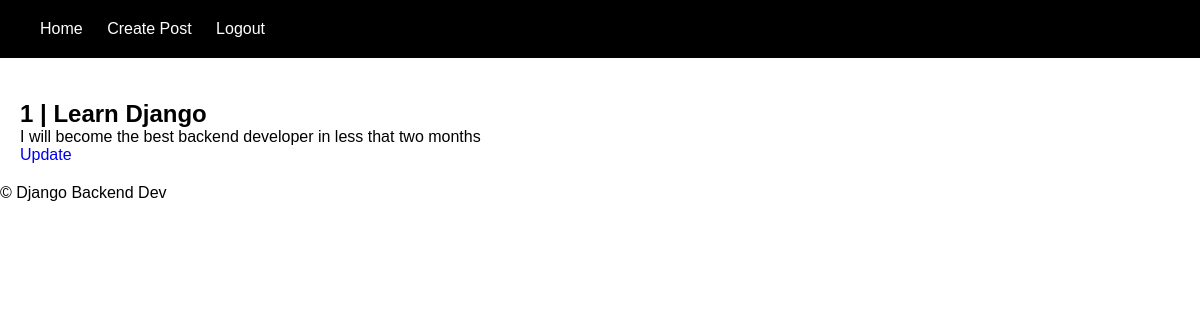
Before: /post/1 (signed in) with the older database file.
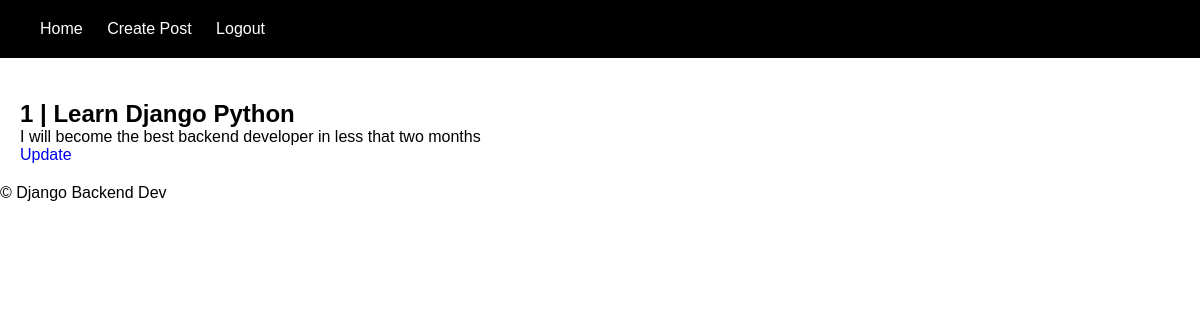
After: the same page with the newer database file.
### posts/models.py (models this page shows, shortened)
class Post(models.Model):
    title = models.CharField(max_length=255)
    author = models.CharField(max_length=255)
    content = models.TextField()
    image = models.ImageField(upload_to='uploads', default='default.png')
    date_created = models.DateTimeField(auto_now_add=True)

### posts/views.py (the view)
# urls.py: path('post/<int:post_id>', views.post_details, name='post-details'),
@login_required
def post_details(request, post_id):
    post = Post.objects.get(pk=post_id)
    context = {
        'post': post
    }
    return render(request, 'post_detail.html', context)

### templates/post_detail.html
{% extends 'base.html' %}
{% block main %}
    <div class="container post">
        <h2>{{ post.id }} | {{ post.title }}</h2>
        <p>{{ post.content }}</p>
        <a href="{% url 'update-post' post_id=post.id %}" class="update-link">Update</a>
    </div>
{% endblock main %}

Changed rows visible on the page:
changed Post "I will become the best backend developer in less that two months": title "Learn Django" → "Learn Django Python"
